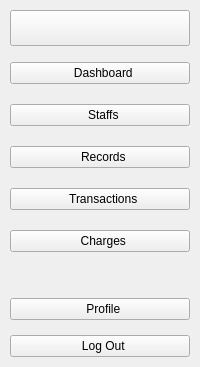
     <widget class="QWidget" name="NavBar" native="true">
      <property name="enabled">
       <bool>true</bool>
      </property>
      <property name="sizePolicy">
       <sizepolicy hsizetype="Fixed" vsizetype="Expanding">
        <horstretch>0</horstretch>
        <verstretch>0</verstretch>
       </sizepolicy>
      </property>
      <property name="minimumSize">
       <size>
        <width>0</width>
        <height>0</height>
       </size>
      </property>
      <property name="maximumSize">
       <size>
        <width>16777215</width>
        <height>16777215</height>
       </size>
      </property>
      <property name="autoFillBackground">
       <bool>false</bool>
      </property>
      <property name="styleSheet">
       <string notr="true"/>
      </property>
      <layout class="QVBoxLayout" name="verticalLayout">
       <property name="leftMargin">
        <number>10</number>
       </property>
       <property name="topMargin">
        <number>10</number>
       </property>
       <property name="rightMargin">
        <number>10</number>
       </property>
       <property name="bottomMargin">
        <number>10</number>
       </property>
       <item>
        <widget class="QPushButton" name="NavBarButtobn">
         <property name="toolTip">
          <string>View Main Dashboard</string>
         </property>
         <property name="styleSheet">
          <string notr="true">QPushButton {
	padding: 10px 8px;
}</string>
         </property>
         <property name="text">
          <string/>
         </property>
         <property name="icon">
          <iconset resource="../Images/resources.qrc">
           <normaloff>:/lucide/icons/align-justify.svg</normaloff>:/lucide/icons/align-justify.svg</iconset>
         </property>
         <property name="iconSize">
          <size>
           <width>35</width>
           <height>35</height>
          </size>
         </property>
        </widget>
       </item>
       <item>
        <spacer name="verticalSpacer_2">
         <property name="orientation">
          <enum>Qt::Vertical</enum>
         </property>
         <property name="sizeType">
          <enum>QSizePolicy::Preferred</enum>
         </property>
         <property name="sizeHint" stdset="0">
          <size>
           <width>10</width>
           <height>10</height>
          </size>
         </property>
        </spacer>
       </item>
       <item>
        <layout class="QVBoxLayout" name="MainButtons">
         <property name="spacing">
          <number>20</number>
         </property>
         <property name="sizeConstraint">
          <enum>QLayout::SetNoConstraint</enum>
         </property>
         <item>
          <widget class="QPushButton" name="DashboardButton">
           <property name="toolTip">
            <string>View Main Dashboard</string>
           </property>
           <property name="styleSheet">
            <string notr="true"/>
           </property>
           <property name="text">
            <string>  Dashboard</string>
           </property>
           <property name="icon">
            <iconset resource="../Images/resources.qrc">
             <normaloff>:/lucide/icons/layout-dashboard.svg</normaloff>:/lucide/icons/layout-dashboard.svg</iconset>
           </property>
           <property name="iconSize">
            <size>
             <width>40</width>
             <height>40</height>
            </size>
           </property>
          </widget>
         </item>
         <item>
          <widget class="QPushButton" name="StaffsButton">
           <property name="toolTip">
            <string>View Staff Record</string>
           </property>
           <property name="styleSheet">
            <string notr="true"/>
           </property>
           <property name="text">
            <string>  Staffs</string>
           </property>
           <property name="icon">
            <iconset resource="../Images/resources.qrc">
             <normaloff>:/lucide/icons/user-round-pen.svg</normaloff>:/lucide/icons/user-round-pen.svg</iconset>
           </property>
           <property name="iconSize">
            <size>
             <width>40</width>
             <height>40</height>
            </size>
           </property>
          </widget>
         </item>
         <item>
          <widget class="QPushButton" name="PatientsButton">
           <property name="toolTip">
            <string>View Patient Record</string>
           </property>
           <property name="styleSheet">
            <string notr="true"/>
           </property>
           <property name="text">
            <string>  Records</string>
           </property>
           <property name="icon">
            <iconset resource="../Images/resources.qrc">
             <normaloff>:/lucide/icons/file-text.svg</normaloff>:/lucide/icons/file-text.svg</iconset>
           </property>
           <property name="iconSize">
            <size>
             <width>40</width>
             <height>40</height>
            </size>
           </property>
          </widget>
         </item>
         <item>
          <widget class="QPushButton" name="TransactionsButton">
           <property name="toolTip">
            <string>View Transactions </string>
           </property>
           <property name="styleSheet">
            <string notr="true">QPushButton{
	font: 900 20pt &quot;Satoshi Black&quot;;
}
</string>
           </property>
           <property name="text">
            <string>  Transactions</string>
           </property>
           <property name="icon">
            <iconset resource="../Images/resources.qrc">
             <normaloff>:/lucide/icons/tickets.svg</normaloff>:/lucide/icons/tickets.svg</iconset>
           </property>
           <property name="iconSize">
            <size>
             <width>40</width>
             <height>40</height>
            </size>
           </property>
          </widget>
         </item>
         <item>
          <widget class="QPushButton" name="ChargesButton">
           <property name="toolTip">
            <string>View Reports and Overviews</string>
           </property>
           <property name="styleSheet">
            <string notr="true"/>
           </property>
           <property name="text">
            <string>  Charges</string>
           </property>
           <property name="icon">
            <iconset resource="../Images/resources.qrc">
             <normaloff>:/lucide/icons/hand-coins.svg</normaloff>:/lucide/icons/hand-coins.svg</iconset>
           </property>
           <property name="iconSize">
            <size>
             <width>40</width>
             <height>40</height>
            </size>
           </property>
          </widget>
         </item>
        </layout>
       </item>
       <item>
        <spacer name="verticalSpacer">
         <property name="orientation">
          <enum>Qt::Vertical</enum>
         </property>
         <property name="sizeHint" stdset="0">
          <size>
           <width>20</width>
           <height>40</height>
          </size>
         </property>
        </spacer>
       </item>
       <item>
        <layout class="QVBoxLayout" name="SettingButtons">
         <property name="spacing">
          <number>15</number>
         </property>
         <item>
          <widget class="QPushButton" name="ProfileButton">
           <property name="toolTip">
            <string>View Profile Settings</string>
           </property>
           <property name="styleSheet">
            <string notr="true"/>
           </property>
           <property name="text">
            <string>  Profile</string>
           </property>
           <property name="icon">
            <iconset resource="../Images/resources.qrc">
             <normaloff>:/lucide/icons/user-round-cog.svg</normaloff>:/lucide/icons/user-round-cog.svg</iconset>
           </property>
           <property name="iconSize">
            <size>
             <width>40</width>
             <height>40</height>
            </size>
           </property>
          </widget>
         </item>
         <item alignment="Qt::AlignVCenter">
          <widget class="QPushButton" name="LogOutButton">
           <property name="toolTip">
            <string>Log Out from your Account</string>
           </property>
           <property name="styleSheet">
            <string notr="true"/>
           </property>
           <property name="text">
            <string>  Log Out</string>
           </property>
           <property name="icon">
            <iconset resource="../Images/resources.qrc">
             <normaloff>:/lucide/icons/log-out.svg</normaloff>:/lucide/icons/log-out.svg</iconset>
           </property>
           <property name="iconSize">
            <size>
             <width>40</width>
             <height>40</height>
            </size>
           </property>
          </widget>
         </item>
        </layout>
       </item>
      </layout>
     </widget>
